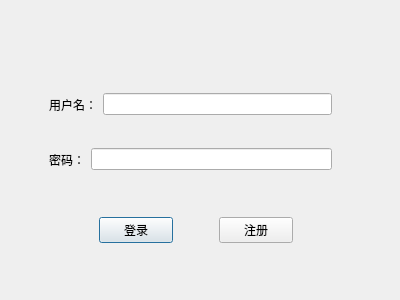
<?xml version="1.0" encoding="UTF-8"?>
<ui version="4.0">
 <class>LoginDlg</class>
 <widget class="QDialog" name="LoginDlg">
  <property name="geometry">
   <rect>
    <x>0</x>
    <y>0</y>
    <width>400</width>
    <height>300</height>
   </rect>
  </property>
  <property name="minimumSize">
   <size>
    <width>400</width>
    <height>300</height>
   </size>
  </property>
  <property name="maximumSize">
   <size>
    <width>400</width>
    <height>300</height>
   </size>
  </property>
  <property name="windowTitle">
   <string>Dialog</string>
  </property>
  <widget class="QWidget" name="widget_2" native="true">
   <property name="geometry">
    <rect>
     <x>90</x>
     <y>170</y>
     <width>211</width>
     <height>121</height>
    </rect>
   </property>
   <layout class="QVBoxLayout" name="verticalLayout">
    <item>
     <widget class="QWidget" name="widget" native="true">
      <layout class="QHBoxLayout" name="horizontalLayout">
       <item>
        <widget class="QPushButton" name="login_btn">
         <property name="text">
          <string>登录</string>
         </property>
        </widget>
       </item>
       <item>
        <spacer name="horizontalSpacer">
         <property name="orientation">
          <enum>Qt::Horizontal</enum>
         </property>
         <property name="sizeType">
          <enum>QSizePolicy::Fixed</enum>
         </property>
         <property name="sizeHint" stdset="0">
          <size>
           <width>40</width>
           <height>20</height>
          </size>
         </property>
        </spacer>
       </item>
       <item>
        <widget class="QPushButton" name="register_btn">
         <property name="text">
          <string>注册</string>
         </property>
        </widget>
       </item>
      </layout>
     </widget>
    </item>
   </layout>
  </widget>
  <widget class="QWidget" name="widget_3" native="true">
   <property name="geometry">
    <rect>
     <x>40</x>
     <y>80</y>
     <width>301</width>
     <height>104</height>
    </rect>
   </property>
   <layout class="QVBoxLayout" name="verticalLayout_2">
    <item>
     <widget class="QWidget" name="widget_4" native="true">
      <layout class="QHBoxLayout" name="horizontalLayout_2">
       <item>
        <widget class="QLabel" name="username_lb">
         <property name="text">
          <string>用户名：</string>
         </property>
        </widget>
       </item>
       <item>
        <widget class="QLineEdit" name="username_ed"/>
       </item>
      </layout>
     </widget>
    </item>
    <item>
     <widget class="QWidget" name="widget_5" native="true">
      <layout class="QHBoxLayout" name="horizontalLayout_3">
       <item>
        <widget class="QLabel" name="passwd_lb">
         <property name="text">
          <string>密码：</string>
         </property>
        </widget>
       </item>
       <item>
        <widget class="QLineEdit" name="passwd_ed"/>
       </item>
      </layout>
     </widget>
    </item>
   </layout>
  </widget>
 </widget>
 <resources/>
 <connections/>
</ui>
